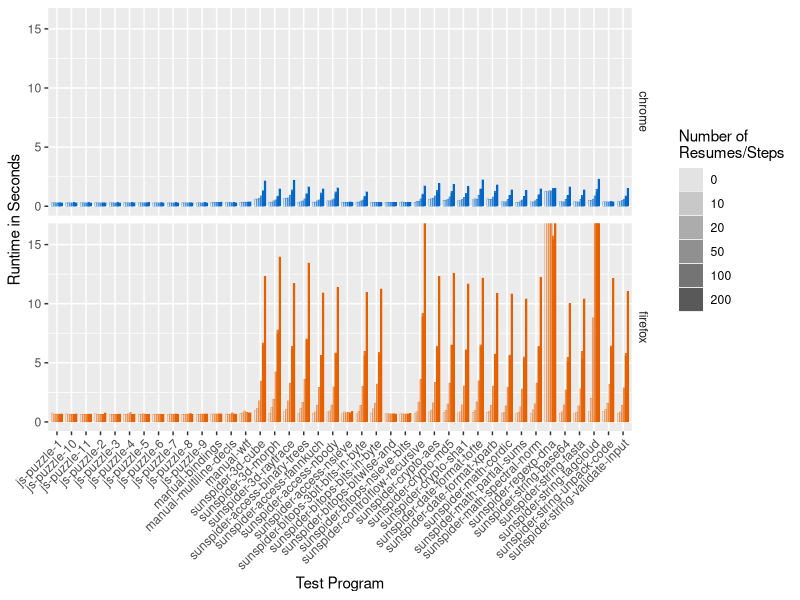

Write the R code that produced this figure.
#!/usr/bin/Rscript
require(ggplot2)

times = read.csv("naive/times.csv")
levels(times$browser) <- c("Chromium", "Firefox")

# use cairo_pdf for UTF8 support, see http://stackoverflow.com/questions/12768176/unicode-characters-in-ggplot2-pdf-output
cairo_pdf("performance.pdf", family="Myriad Pro", width=9, height=5)
print(
  ggplot(times[times$breakpointsPerLine == 0.1,], aes(x = testcase, y = ms, fill = browser, color = browser, alpha = factor(actions)))
  # + geom_point()
  + scale_fill_manual(values = c("#0266C8", "#E66000"))
  + scale_color_manual(values = c("#0266C8", "#E66000"))
  + theme(axis.text.x = element_text(angle = 45, hjust = 1))
  + guides(fill = FALSE, color=FALSE)
  # + geom_point()
  + geom_bar(stat = "identity", width = .8, position = "dodge", size = .1)
  + labs(y = "Runtime in Seconds", x = "Test Program", alpha = "Number of \nResumes/Steps")
  + facet_wrap(~browser,nrow = 2, strip.position="right")
  + coord_cartesian(ylim=c(0, 16000))
  # + facet_grid(breakpointsPerLine~actions)
  + theme(strip.background=element_rect(fill="white"))
  #+ theme(legend.position="bottom")
  + scale_y_continuous(labels=function(x)x/1000)
  + scale_alpha_discrete(range = c(0.05, 1))
  # + scale_fill_manual(values=sc)
  # + scale_fill_gradient(low = "white", high = "#E66000")
  # +scale_fill_brewer()
)
# print(
#   ggplot(times[times$breakpointsPerLine == 0.1,], aes(x = actions, y = ms, color = browser))
#   # + geom_point()
#   # + scale_fill_manual(values = c("#0266C8", "#E66000"))
#   # + theme(axis.text.x = element_text(angle = 45, hjust = 1))
#    + geom_point()
#   + geom_line()
#   + labs(y = "Runtime in ms", x = "Test Program", fill = "Number of Resumes\nand Steps")
#   + facet_wrap(~testcase,nrow = 5)
#   # + facet_grid(breakpointsPerLine~actions)
#   + theme(strip.background=element_rect(fill="white"))
#   #+ theme(legend.position="bottom")
# )
dev.off()
